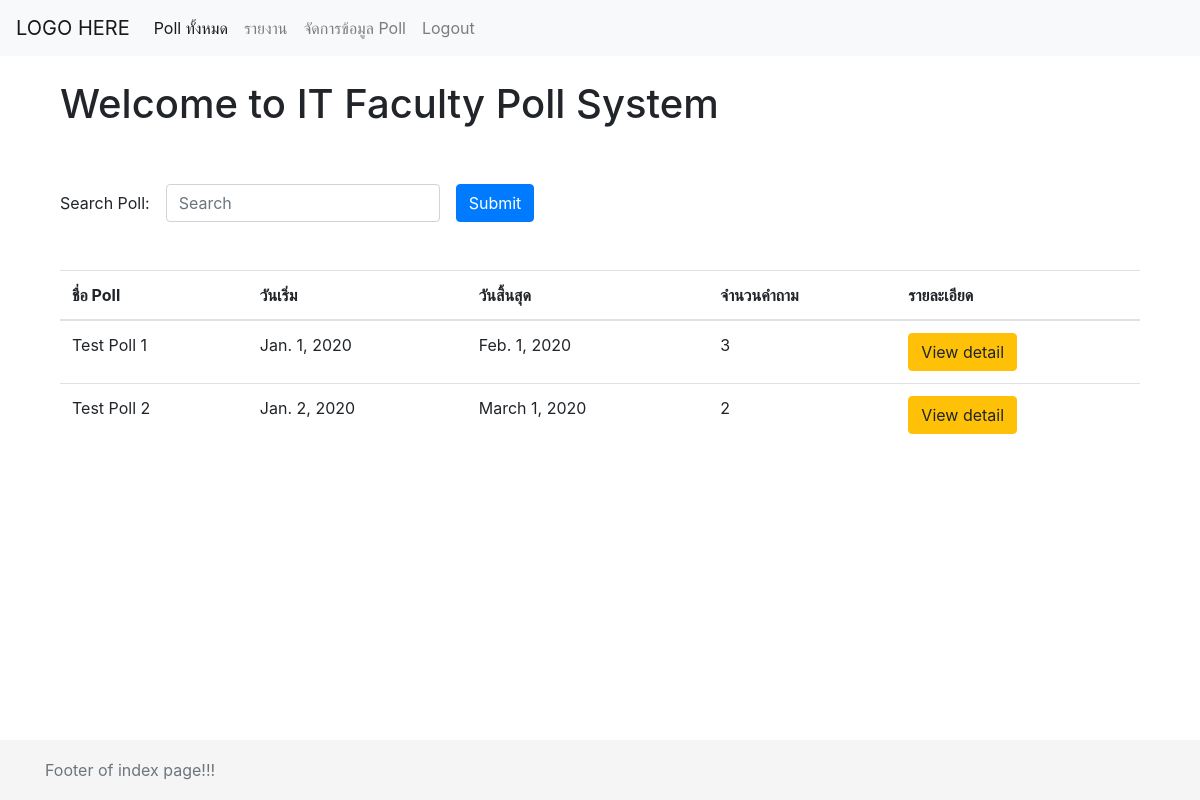
Page /polls/index/ on the committed database.
### polls/models.py (models this page shows, shortened)
class Poll(models.Model):
    title = models.CharField(max_length=100)
    start_date = models.DateField(null=True, blank=True)
    end_date = models.DateField(null=True, blank=True)
    del_flag = models.BooleanField(default=False)

### polls/views.py (the view)
# urls.py: path('index/', views.index, name='index'),
def index(request):
    search = request.GET.get('search', '')
    poll_list = Poll.objects.filter(
        del_flag=False, title__icontains=search
    ).annotate(question_count=Count('question')) # COUNT(*) GROUP BY
    context = {
        'poll_list': poll_list,
        'search': search
    }
    return render(request, template_name='polls/index.html', context=context)

### polls/templates/polls/index.html
{% extends "base.html" %}
{% block content %}
    <div class="container">
        <h1>Welcome to IT Faculty Poll System</h1>
        <br/><br/>
        <form class="form-inline" method="GET" action="{% url 'index' %}">
            <div class="form-group">
                <label for="search">Search Poll:</label>
                <input type="text" class="form-control ml-3" id="search"
                    name="search" placeholder="Search" value="{{search}}">
            </div>
            <button type="submit" class="btn btn-primary ml-3">Submit</button>
        </form>
        <br/><br/>
        <table class="table">
            <thead>
                <tr>
                    <th scope="col">ชื่อ Poll</th>
                    <th scope="col">วันเริ่ม</th>
                    <th scope="col">วันสิ้นสุด</th>
                    <th scope="col">จำนวนคำถาม</th>
                    <th scope="col">รายละเอียด</th>
                </tr>
            </thead>
            <tbody>
                {% for poll in poll_list %}
                <tr>
                    <td>{{ poll.title }}</td>
                    <td>{{ poll.start_date }}</td>
                    <td>{{ poll.end_date }}</td>
                    <td>{{ poll.question_count }}</td>
                    <td>
                        <a href="{% url 'poll_detail' poll_id=poll.id %}">
                            <div class="btn btn-warning">View detail</div>
                        </a>
                    </td>
                </tr>
                {% endfor %}
            </tbody>
        </table>
    </div>
{% endblock %}
{% block footer %}
    Footer of index page!!!
{% endblock %}

### templates/base.html (style rules this page uses)
html { position: relative; min-height: 100%; }
body { margin-bottom: 60px; }

### rows in the picture
Poll: title "Test Poll 1", start_date "Jan. 1, 2020", end_date "Feb. 1, 2020", question_count "3"
Poll: title "Test Poll 2", start_date "Jan. 2, 2020", end_date "March 1, 2020", question_count "2"
